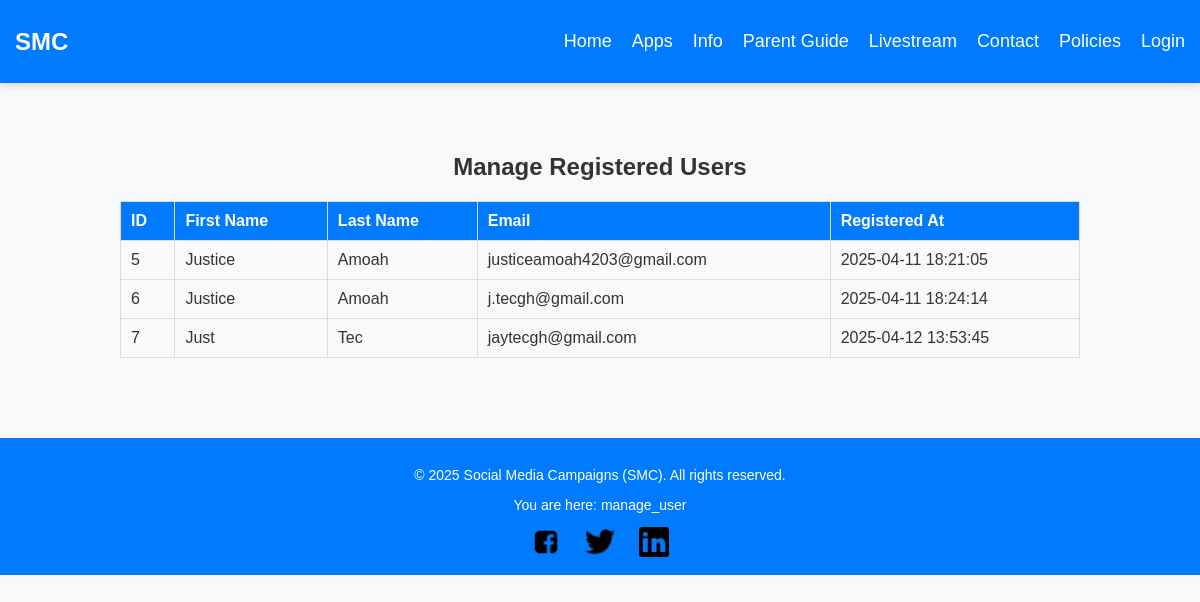
Screenshot of /manage_user.php with the database file from the repository.
### tables this page shows
CREATE TABLE `users` (
  `id` int(11) NOT NULL,
  `name` varchar(100) NOT NULL,
  `email` varchar(150) NOT NULL,
  `password_hash` varchar(255) NOT NULL,
  `created_at` timestamp NOT NULL DEFAULT current_timestamp(),
  `first_name` varchar(100) DEFAULT NULL,
  `last_name` varchar(100) DEFAULT NULL
);

### manage_user.php (the view, shortened to what this page needs)
<?php
require_once "config.php";
$sql = "SELECT id, first_name, last_name, email, created_at FROM users";
$result = $conn->query($sql);
?>
<?php include 'navbar.php'; ?>
<!DOCTYPE html>
<html lang="en">
<head>
    <link rel="stylesheet" href="style.css">
</head>
<body>
<section>
    <h2>Manage Registered Users</h2>
    <?php if ($result->num_rows > 0): ?>
        <table>
            <thead>
                <tr>
                    <th>ID</th>
                    <th>First Name</th>
                    <th>Last Name</th>
                    <th>Email</th>
                    <th>Registered At</th>
                </tr>
            </thead>
            <tbody>
                <?php while ($user = $result->fetch_assoc()): ?>
                <tr>
                    <td><?php echo $user['id']; ?></td>
                    <td><?php echo $user['first_name']; ?></td>
                    <td><?php echo $user['last_name']; ?></td>
                    <td><?php echo $user['email']; ?></td>
                    <td><?php echo $user['created_at']; ?></td>
                </tr>
                <?php endwhile; ?>
            </tbody>
        </table>
    <?php else: ?>
        <p>No users found.</p>
    <?php endif; ?>
</section>
<?php include 'footer.php'; ?>
</body>
</html>

### navbar.php (shortened to what this page needs)
<nav class="navbar">
    <a href="index.php" class="logo">SMC</a>
    <ul>
        <li><a href="index.php">Home</a></li>
        <li>
            <a href="apps.php">Apps</a>
        </li>
        <li><a href="information.php">Info</a></li>
        <li><a href="parents.php">Parent Guide</a></li>
        <li><a href="livestreaming.php">Livestream</a></li>
        <li><a href="contact.php">Contact</a></li>
        <li><a href="legislation.php">Policies</a></li>
        <li><a href="login.php">Login</a></li>
    </ul>
</nav>

### footer.php
<footer>
    <div>
        <p>&copy; <?php echo date("Y"); ?> Social Media Campaigns (SMC). All rights reserved.</p>
        <p>You are here: <?php echo basename($_SERVER['PHP_SELF'], ".php"); ?></p>
        <div class="social-icons">
            <a href="#"><img src="images/icons8-facebook-24.png" alt="Facebook"></a>
            <a href="#"><img src="images/icons8-twitter-24.png" alt="Twitter"></a>
            <a href="#"><img src="images/icons8-linkedin-24.png" alt="Instagram"></a>
        </div>
    </div>
</footer>

### style.css (style rules this page uses)
body { font-family: 'Poppins', sans-serif; margin: 0; padding: 0; background-color: #f8f9fa; color: #333; }
section { padding: 50px 10%; text-align: center; }
.navbar { box-shadow: 0px 4px 6px rgba(0, 0, 0, 0.1); }
.navbar a { font-size: 18px; }
a, button { transition: 0.3s ease-in-out; }
header, section, footer { animation: fadeIn 0.8s ease-in-out; }
li { text-decoration: none; }
table { width: 100%; border-collapse: collapse; margin-top: 20px; }
th, td { border: 1px solid #ddd; padding: 10px; text-align: left; }
th { background-color: #007bff; color: white; }
footer { background: #007bff; color: white; text-align: center; padding: 15px; margin-top: 30px; font-size: 14px; }
footer .social-icons { margin-top: 10px; }
footer .social-icons a { margin: 0 10px; display: inline-block; }
footer .social-icons img { width: 30px; height: 30px; transition: transform 0.3s ease-in-out; }

### navbar.php (style rules this page uses)
.navbar { background: #007bff; padding: 15px; display: flex; justify-content: space-between; align-items: center; flex-wrap: wrap; }
.navbar .logo { font-size: 24px; font-weight: bold; color: white; text-decoration: none; }
.navbar ul { list-style: none; display: flex; gap: 20px; padding: 0; }
.navbar li { position: relative; }
.navbar a { color: white; text-decoration: none; font-weight: 500; }

### rows the page displays
users: id "5", first_name "Justice", last_name "Amoah", email "justiceamoah4203@gmail.com", created_at "2025-04-11 18:21:05"
users: id "6", first_name "Justice", last_name "Amoah", email "j.tecgh@gmail.com", created_at "2025-04-11 18:24:14"
users: id "7", first_name "Just", last_name "Tec", email "jaytecgh@gmail.com", created_at "2025-04-12 13:53:45"

### other values shown
basename($_SERVER['PHP_SELF'], ".php") "manage_user"
